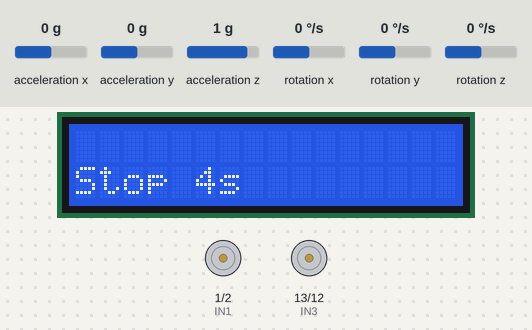
The sketch below on a simulated Arduino Uno, built with avr-gcc and run on an emulated ATmega328P. On the bench: 16×2 character LCD, motor-driver pin pairs drawn as motors (green arrow = first pin HIGH = forward, orange = second pin HIGH = backward, longer = more drive, scaled by the enable pin). The test bench sets the inputs (shaded band); at power-on: rotation z 0 °/s, acceleration y 0 g, acceleration x 0 g, acceleration z 1 g, rotation x 0 °/s, rotation y 0 °/s.

Above: at 3.2 s.
3.3 s: rotation z set to -192 °/s
At 6.22 s:
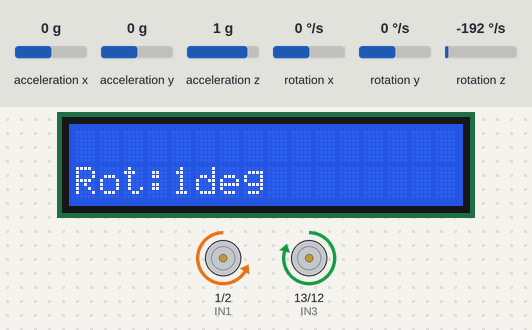
6.3 s: acceleration y set to -0.2 g
At 8.8 s:
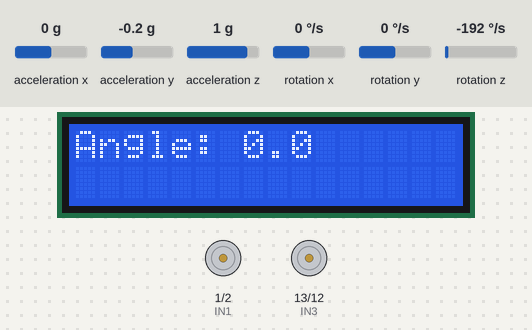
At 9.9 s:
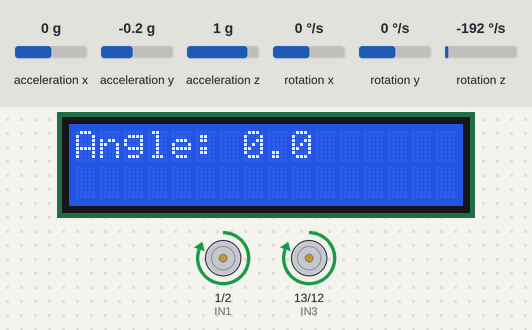
Timing chart, 0 to 11.4 s (numbered marks = the images above; inputs shaded):
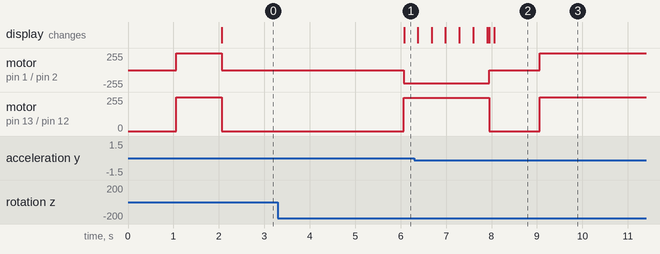

Measured:
- the behaviour switches between 0 and -0.1 g on acceleration y (found by bisection; images 1 and 2)
- after the input at 3.3 s, the display: changes after 2.8 s (image 1)
- after the input at 6.3 s, the display: first differs from a run without the input after 1.8 s (image 2)

The sketch:

Ramp.ino
```cpp
#include <LiquidCrystal.h>
#include <MPU6050.h>
#include <Wire.h>

LiquidCrystal lcd(8,9,4,5,6,7);
MPU6050 mpu;

int ENA = 3;
int IN1 = 1;
int IN2 = 2;
int IN3 = 13;
int IN4 = 12;
int ENB = 11;

bool rotatedOnce = false;
bool peak = false;

float peakAngle = 0.0;
float lastAngle = 0.0;


void rot_360() {
  float angleAccum = 0;
  unsigned long lastMicros = micros();
  turnright();
  while (angleAccum < 360.0f) {
    int16_t ax,ay,az,gx,gy,gz;
    mpu.getMotion6(&ax,&ay,&az,&gx,&gy,&gz);
    unsigned long now = micros();
    float dt = (now - lastMicros) / 1000000.0;
    if (dt <= 0) dt = 1e-6;
    lastMicros = now;
    float gz_dps = (float)gz / 131.0f;
    angleAccum += fabs(gz_dps) * dt;


    lcd.setCursor(0,1);
    lcd.print("Rot:");
    lcd.print(angleAccum,0);
    lcd.print("deg   ");
    delay(3);
  }
  stop();
  delay(100);
}


void setup() {

  pinMode(ENA, OUTPUT);
  pinMode(IN1, OUTPUT);
  pinMode(IN2, OUTPUT);
  pinMode(IN3, OUTPUT);
  pinMode(IN4, OUTPUT);
  pinMode(ENB, OUTPUT);

  Wire.begin();
  mpu.initialize();

  lcd.begin(16,2);
  delay(1000);
  forward();
  delay(1000);


}


void loop() {
  int16_t ax,ay,az,gx,gy,gz;
  mpu.getMotion6(&ax,&ay,&az,&gx,&gy,&gz);

  float angle1 = atan2(ay,az) * 180.0f / PI;

  if (!peak && angle1 > peakAngle) {
    peakAngle = angle1;
  }

  if (!peak && angle1 < peakAngle - 1.0) {
    stop();
    lcd.clear();
    lcd.setCursor(0,0);
    lcd.print("Angle: ");
    lcd.print(peakAngle,1);
    delay(1000);
    forward();
    delay(1000);
    peak = true;
  }

  if (!rotatedOnce && fabs(angle1)<2.0f) {
    lcd.setCursor(0,1);
    lcd.print("Stop 4s  ");
    stop();
    delay(4000);
    lcd.clear();
    rot_360();
    forward();
    rotatedOnce = true;
  }
}


void forward() {
  digitalWrite(IN1, HIGH);
  digitalWrite(IN2, LOW);
  digitalWrite(IN3, HIGH);
  digitalWrite(IN4, LOW);
  analogWrite(ENA, 255);
  analogWrite(ENB, 255);
}
void stop() {
  analogWrite(ENA, 0);
  analogWrite(ENB, 0);
  digitalWrite(IN1, LOW);
  digitalWrite(IN2, LOW);
  digitalWrite(IN3, LOW);
  digitalWrite(IN4, LOW);
}
void turnright() {
  digitalWrite(IN1, LOW);
  digitalWrite(IN2, HIGH);
  digitalWrite(IN3, HIGH);
  digitalWrite(IN4, LOW);
  analogWrite(ENA, 200);
  analogWrite(ENB, 250);
}
void turnleft() {
  digitalWrite(IN1, HIGH);
  digitalWrite(IN2, LOW);
  digitalWrite(IN3, LOW);
  digitalWrite(IN4, HIGH);
  analogWrite(ENA, 250);
  analogWrite(ENB, 200);
}
```
